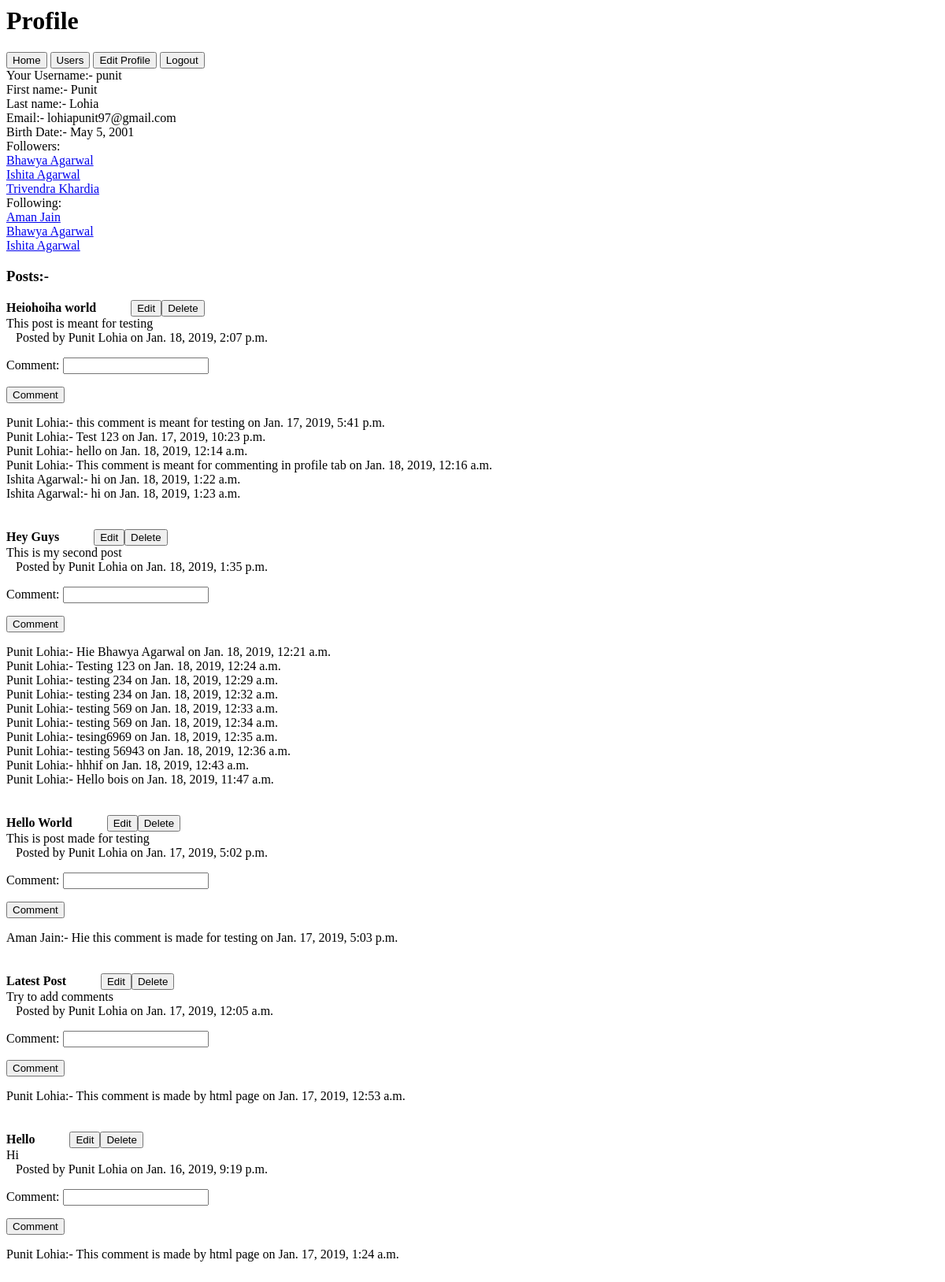
The app's page /profile (signed in), older data.
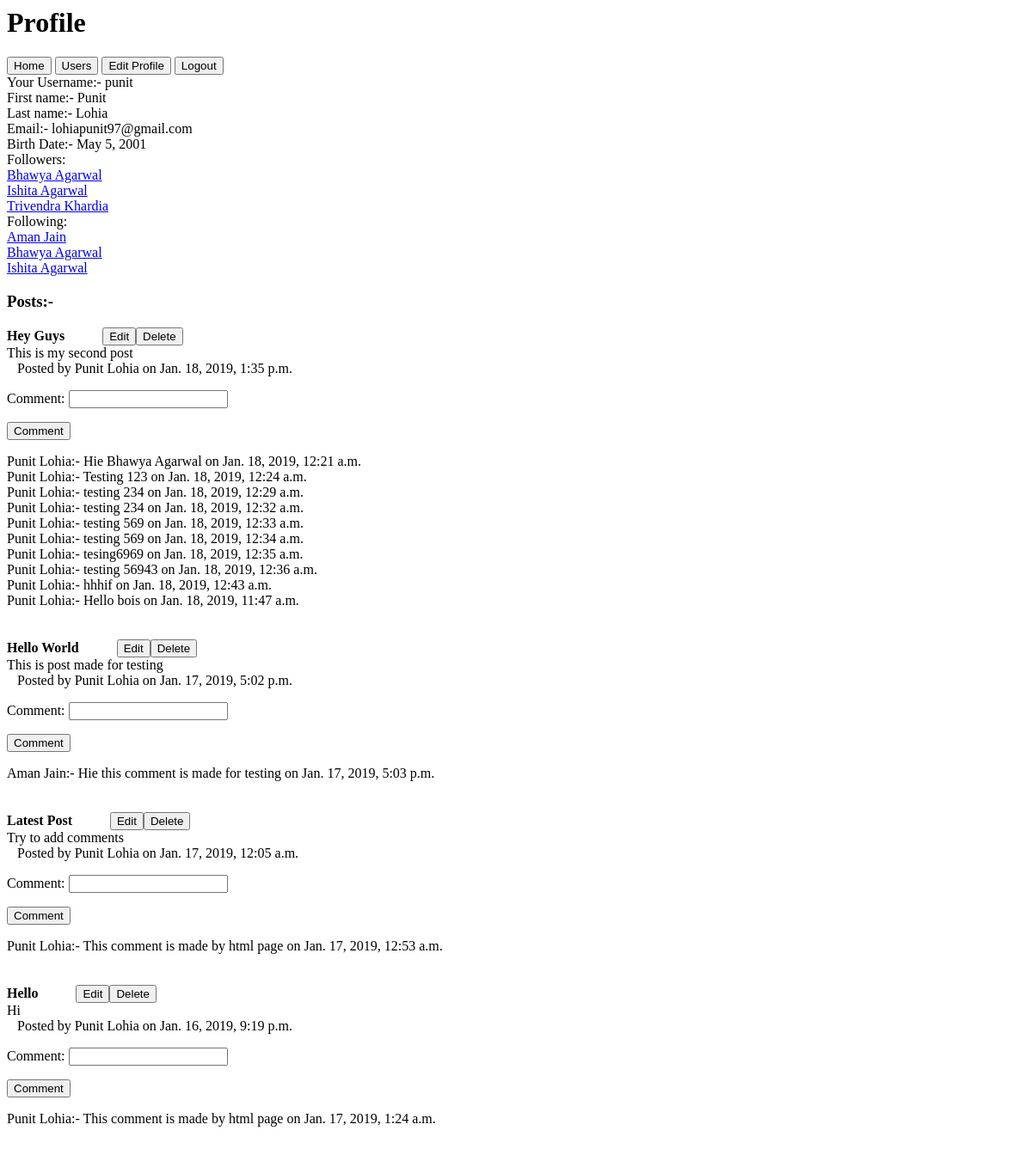
The same page, newer data.
### blog/models.py (models this page shows, shortened)
class Profile(models.Model):
    user = models.OneToOneField(User, on_delete=models.CASCADE)
    birth_date = models.DateField(null=True, blank=True)
    following = models.ManyToManyField(User,related_name="Following",blank=True)
    followers = models.ManyToManyField(User,related_name="Followers",blank=True)

class Post(models.Model):
    title = models.CharField(max_length=200)
    description = models.CharField(max_length=1000)
    user = models.ForeignKey(User, on_delete=models.CASCADE)
    createddatetime = models.DateTimeField(auto_now_add=True)

class Comment(models.Model):
    post = models.ForeignKey(Post, on_delete=models.CASCADE)
    user = models.ForeignKey(User, on_delete=models.CASCADE)
    comment = models.CharField(max_length=1000)
    commentdatetime = models.DateTimeField(auto_now=True)

### blog/views.py (the view)
# urls.py: path('profile',views.profile,name='profile'),
def profile(request):
    data = request.user
    comment = AddComment
    followers_list = data.profile.followers.all()
    following_list = data.profile.following.exclude(id=request.user.id)
    posts = Post.objects.filter(user=request.user).order_by('-createddatetime')
    return render(request,'blog/profile.html',{"followers_list":followers_list,"following_list":following_list,"posts":posts,'comment':comment})

### blog/templates/blog/profile.html (shortened to what this page needs)
<html lang="en">
<head>
</head>
<body>
  {% if user.is_authenticated %}
  <h1>Profile</h1>
  <a href="blog"><button>Home</button></a>
  <a href={% url 'allusers' %}><button>Users</button></a>
  <a href="profile/edit"><button>Edit Profile</button></a>
  <a href="accounts/logout"><button>Logout</button></a><br>
  Your Username:- {{user.username}}<br>
  First name:- {{user.first_name}}<br>
  Last name:- {{user.last_name}}<br>
  Email:- {{user.email}}<br>
  Birth Date:- {{user.profile.birth_date}}<br>
  Followers:<br>
  {% if followers_list %}
  {% for a in followers_list.all %}
  <a href={% url 'user_profile' a.id %}>{{a.get_full_name}}</a><br>
  {% endfor %}
  {% else %}
  No Followers<br>
  {% endif %}
  Following:<br>
  {% if following_list %}
  {% for a in following_list.all %}
  <a href={% url 'user_profile' a.id %}>{{a.get_full_name}}</a><br>
  {% endfor %}
  {% else %}
  No Following<br>
  {% endif %}
  <h3>Posts:-</h3>
  {% if posts %}
  {% for po in posts %}
    <b>{{po.title}}</b>&nbsp;&nbsp;&nbsp;&nbsp;&nbsp;&nbsp;&nbsp;&nbsp;&nbsp;&nbsp;&nbsp;<a href={% url 'edit_post_profile' po.id %}><button>Edit</button></a><a href={% url 'delete_post_profile' po.id %}><button>Delete</button></a><br>
    {{po.description}}<br>
    &nbsp;&nbsp;&nbsp;Posted by {{po.user.get_full_name}} on {{po.createddatetime}}<br>
    <form action= "{% url 'add_comment_profile' po.id %}" , method="POST">
        {{ comment.as_p }}
        <input type="submit" name="submit" value="Comment">
    </form>
    {% for comment in po.comment_set.all %}
          {{ comment.user.get_full_name }}:- {{ comment.comment}} on {{ comment.commentdatetime }} <br>
    {% empty %}
      <p>No comments here yet </p>
    {% endfor %}
    <br><br>
  {% endfor %}
  {% else %}
  <h4>No Posts</h4><br>
  {% endif %}
  {% else %}
  <h2>You are not logged in</h2>
  <a href="accounts/login"><button>Login</button></a>
  <a href="profile/register"><button>Register</button></a>
  {% endif %}
</body>
</html>

Row changes from the older to the newer data that the page shows:
removed Post: title "Heiohoiha world", description "This post is meant for testing", user.get_full_name "Punit Lohia", createddatetime "Jan. 18, 2019, 2:07 p.m."
removed Comment: user.get_full_name "Punit Lohia", comment "this comment is meant for testing", commentdatetime "Jan. 17, 2019, 5:41 p.m.", shown under "Heiohoiha world"
removed Comment: user.get_full_name "Punit Lohia", comment "Test 123", commentdatetime "Jan. 17, 2019, 10:23 p.m.", shown under "Heiohoiha world"
removed Comment: user.get_full_name "Punit Lohia", comment "hello", commentdatetime "Jan. 18, 2019, 12:14 a.m.", shown under "Heiohoiha world"
removed Comment: user.get_full_name "Punit Lohia", comment "This comment is meant for commenting in profile tab", commentdatetime "Jan. 18, 2019, 12:16 a.m.", shown under "Heiohoiha world"
removed Comment: user.get_full_name "Ishita Agarwal", comment "hi", commentdatetime "Jan. 18, 2019, 1:22 a.m.", shown under "Heiohoiha world"
removed Comment: user.get_full_name "Ishita Agarwal", comment "hi", commentdatetime "Jan. 18, 2019, 1:23 a.m.", shown under "Heiohoiha world"
